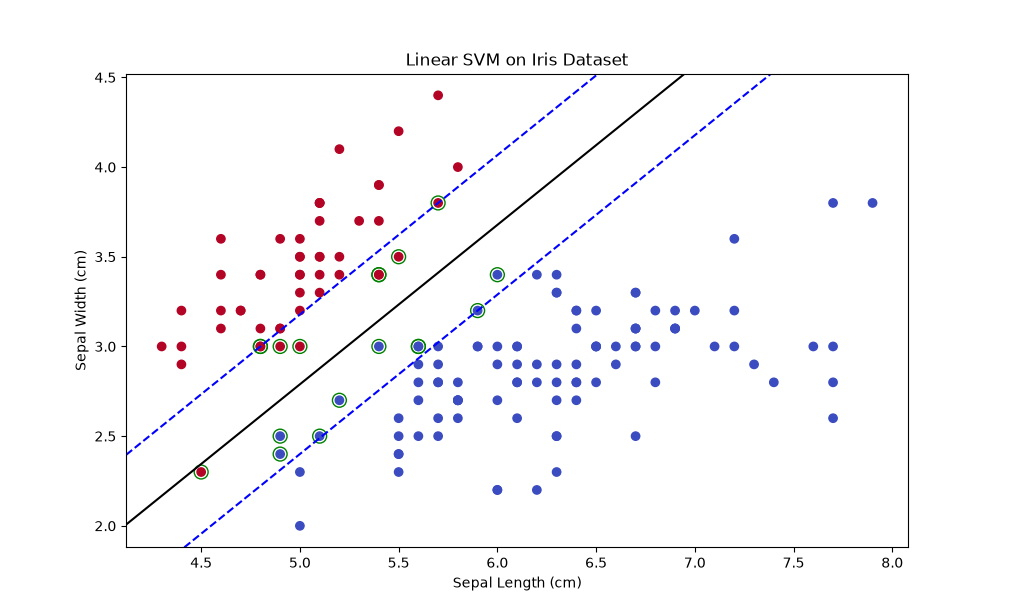

Python code for this plot:

import numpy as np
import matplotlib.pyplot as plt
from sklearn import datasets, svm

# 1. Load Iris dataset
iris = datasets.load_iris()

# Select first two features: Sepal Length and Sepal Width
X = iris.data[:, :2]

# Assign +1 to class 0 and -1 to all other classes
y = np.where(iris.target == 0, 1, -1)

# 2. Train Linear SVM model
model = svm.SVC(kernel='linear', C=1)

model.fit(X, y)

# 3. Plot data points
plt.scatter(
    X[:, 0],
    X[:, 1],
    c=y,
    cmap='coolwarm'
)

# 4. Create grid for drawing decision boundary
ax = plt.gca()

xlim = ax.get_xlim()
ylim = ax.get_ylim()

xx, yy = np.meshgrid(
    np.linspace(xlim[0], xlim[1], 100),
    np.linspace(ylim[0], ylim[1], 100)
)

# 5. Calculate decision values
Z = model.decision_function(
    np.c_[xx.ravel(), yy.ravel()]
).reshape(xx.shape)

# 6. Draw decision boundary and margins
ax.contour(
    xx, yy, Z,
    levels=[-1, 0, 1],
    colors=['blue', 'black', 'blue'],
    linestyles=['--', '-', '--']
)

# 7. Highlight support vectors
ax.scatter(
    model.support_vectors_[:, 0],
    model.support_vectors_[:, 1],
    s=100,
    facecolors='none',
    edgecolors='green'
)

# 8. Add labels and display plot
plt.xlabel("Sepal Length (cm)")
plt.ylabel("Sepal Width (cm)")
plt.title("Linear SVM on Iris Dataset")

plt.show()
